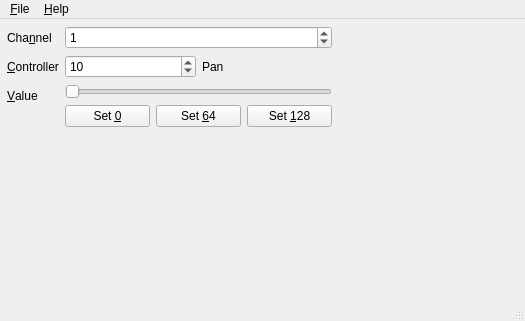
<?xml version="1.0" encoding="UTF-8"?>
<ui version="4.0">
 <class>MainWindow</class>
 <widget class="QMainWindow" name="MainWindow">
  <property name="geometry">
   <rect>
    <x>0</x>
    <y>0</y>
    <width>525</width>
    <height>321</height>
   </rect>
  </property>
  <property name="windowTitle">
   <string>CCMe</string>
  </property>
  <widget class="QWidget" name="centralwidget">
   <widget class="QWidget" name="">
    <property name="geometry">
     <rect>
      <x>7</x>
      <y>7</y>
      <width>325</width>
      <height>112</height>
     </rect>
    </property>
    <layout class="QFormLayout" name="formLayout">
     <item row="0" column="0">
      <widget class="QLabel" name="label">
       <property name="text">
        <string>Cha&amp;nnel</string>
       </property>
       <property name="buddy">
        <cstring>midiChannel</cstring>
       </property>
      </widget>
     </item>
     <item row="0" column="1">
      <widget class="QSpinBox" name="midiChannel">
       <property name="maximum">
        <number>16</number>
       </property>
       <property name="value">
        <number>1</number>
       </property>
      </widget>
     </item>
     <item row="1" column="0">
      <widget class="QLabel" name="label_2">
       <property name="text">
        <string>&amp;Controller</string>
       </property>
       <property name="buddy">
        <cstring>midiController</cstring>
       </property>
      </widget>
     </item>
     <item row="1" column="1">
      <layout class="QHBoxLayout" name="horizontalLayout_2">
       <item>
        <widget class="QSpinBox" name="midiController">
         <property name="minimum">
          <number>1</number>
         </property>
         <property name="maximum">
          <number>95</number>
         </property>
         <property name="value">
          <number>10</number>
         </property>
        </widget>
       </item>
       <item>
        <widget class="QLabel" name="controllerName">
         <property name="text">
          <string>Pan</string>
         </property>
        </widget>
       </item>
      </layout>
     </item>
     <item row="2" column="0">
      <widget class="QLabel" name="label_3">
       <property name="text">
        <string>&amp;Value</string>
       </property>
       <property name="buddy">
        <cstring>midiCcValue</cstring>
       </property>
      </widget>
     </item>
     <item row="2" column="1">
      <layout class="QVBoxLayout" name="verticalLayout">
       <item>
        <widget class="QSlider" name="midiCcValue">
         <property name="maximum">
          <number>128</number>
         </property>
         <property name="orientation">
          <enum>Qt::Horizontal</enum>
         </property>
        </widget>
       </item>
       <item>
        <layout class="QHBoxLayout" name="horizontalLayout">
         <item>
          <widget class="QPushButton" name="btn0">
           <property name="text">
            <string>Set &amp;0</string>
           </property>
           <property name="shortcut">
            <string>Ctrl+0</string>
           </property>
          </widget>
         </item>
         <item>
          <widget class="QPushButton" name="btn64">
           <property name="text">
            <string>Set &amp;64</string>
           </property>
           <property name="shortcut">
            <string>Ctrl+6</string>
           </property>
          </widget>
         </item>
         <item>
          <widget class="QPushButton" name="btn128">
           <property name="text">
            <string>Set &amp;128</string>
           </property>
           <property name="shortcut">
            <string>Ctrl+1</string>
           </property>
          </widget>
         </item>
        </layout>
       </item>
      </layout>
     </item>
    </layout>
   </widget>
  </widget>
  <widget class="QMenuBar" name="menubar">
   <property name="geometry">
    <rect>
     <x>0</x>
     <y>0</y>
     <width>525</width>
     <height>21</height>
    </rect>
   </property>
   <widget class="QMenu" name="menuFile">
    <property name="title">
     <string>&amp;File</string>
    </property>
    <addaction name="actionQuit"/>
   </widget>
   <widget class="QMenu" name="menuHelp">
    <property name="title">
     <string>&amp;Help</string>
    </property>
    <addaction name="actionAbout_Qt"/>
   </widget>
   <addaction name="menuFile"/>
   <addaction name="menuHelp"/>
  </widget>
  <widget class="QStatusBar" name="statusbar"/>
  <action name="actionAbout_Qt">
   <property name="text">
    <string>About Qt</string>
   </property>
  </action>
  <action name="actionQuit">
   <property name="text">
    <string>&amp;Quit</string>
   </property>
   <property name="shortcut">
    <string>Ctrl+Q</string>
   </property>
  </action>
 </widget>
 <resources/>
 <connections>
  <connection>
   <sender>actionQuit</sender>
   <signal>activated()</signal>
   <receiver>MainWindow</receiver>
   <slot>close()</slot>
   <hints>
    <hint type="sourcelabel">
     <x>-1</x>
     <y>-1</y>
    </hint>
    <hint type="destinationlabel">
     <x>262</x>
     <y>160</y>
    </hint>
   </hints>
  </connection>
 </connections>
</ui>
